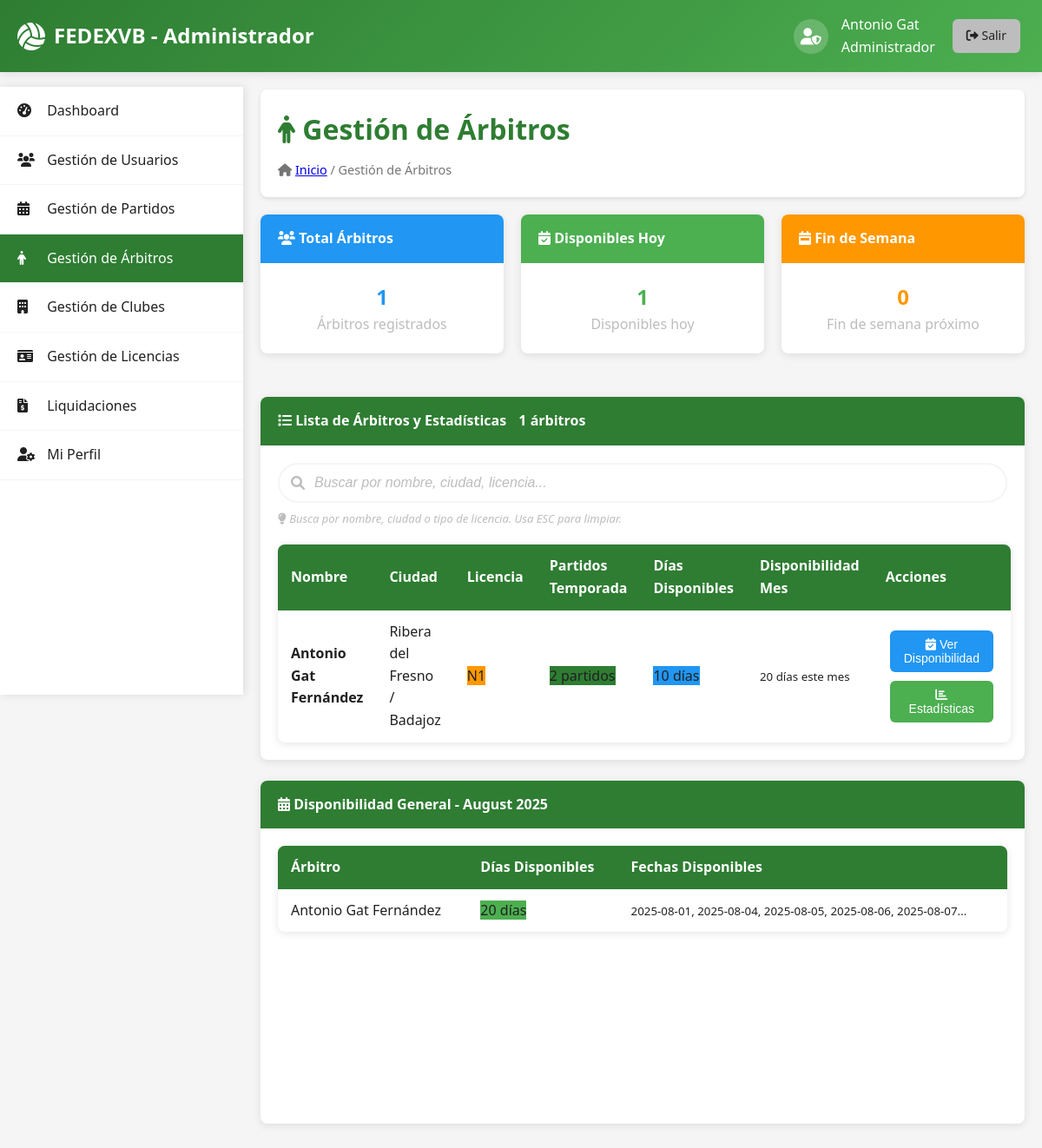
The page /admin/arbitros.php (signed in) on the database its author committed.
### tables this page shows
CREATE TABLE IF NOT EXISTS `arbitros` (
  `id` int(11) NOT NULL AUTO_INCREMENT,
  `usuario_id` int(11) NOT NULL,
  `nombre` varchar(100) NOT NULL,
  `apellidos` varchar(200) NOT NULL,
  `telefono` varchar(20) DEFAULT NULL,
  `ciudad` varchar(100) NOT NULL,
  `iban` varchar(34) DEFAULT NULL,
  `licencia` enum('anotador','n1','n2','n3') NOT NULL,
  PRIMARY KEY (`id`),
  UNIQUE KEY `usuario_id` (`usuario_id`),
  CONSTRAINT `arbitros_ibfk_1` FOREIGN KEY (`usuario_id`) REFERENCES `usuarios` (`id`) ON DELETE CASCADE
);

### admin/arbitros.php (the view, shortened to what this page needs)
<?php
$database = new Database();
$conn = $database->getConnection();
$query = "SELECT a.*,
                 COALESCE(stats.partidos_count, 0) as partidos_arbitrados,
                 COALESCE(disponibilidad_count, 0) as dias_disponibles
          FROM arbitros a
          LEFT JOIN (
              SELECT arbitro_principal_id as arbitro_id, COUNT(*) as partidos_count
              FROM partidos
              WHERE arbitro_principal_id IS NOT NULL
              UNION ALL
              SELECT arbitro_segundo_id as arbitro_id, COUNT(*) as partidos_count
              FROM partidos
              WHERE arbitro_segundo_id IS NOT NULL
              UNION ALL
              SELECT anotador_id as arbitro_id, COUNT(*) as partidos_count
              FROM partidos
              WHERE anotador_id IS NOT NULL
          ) stats ON a.id = stats.arbitro_id
          LEFT JOIN (
              SELECT arbitro_id, COUNT(*) as disponibilidad_count
              FROM disponibilidad_arbitros
              WHERE disponible = 1 AND fecha >= CURDATE()
              GROUP BY arbitro_id
          ) disp ON a.id = disp.arbitro_id
          GROUP BY a.id
          ORDER BY a.nombre, a.apellidos";
$stmt = $conn->prepare($query);
$stmt->execute();
$arbitros = $stmt->fetchAll(PDO::FETCH_ASSOC);
$currentMonth = date('Y-m');
$firstDay = $currentMonth . '-01';
$lastDay = date('Y-m-t', strtotime($firstDay));
$query = "SELECT a.id, a.nombre, a.apellidos,
                 GROUP_CONCAT(CASE WHEN da.disponible = 1 THEN da.fecha END ORDER BY da.fecha) as fechas_disponibles,
                 COUNT(CASE WHEN da.disponible = 1 THEN 1 END) as dias_disponibles_mes
          FROM arbitros a
          LEFT JOIN disponibilidad_arbitros da ON a.id = da.arbitro_id
              AND da.fecha BETWEEN ? AND ?
          GROUP BY a.id
          ORDER BY a.nombre, a.apellidos";
$stmt = $conn->prepare($query);
$stmt->execute([$firstDay, $lastDay]);
$disponibilidad_mes = $stmt->fetchAll(PDO::FETCH_ASSOC);
?>
<!DOCTYPE html>
<html lang="es">
<head>
    <link rel="stylesheet" href="../assets/css/style.css">
    <link rel="stylesheet" href="../assets/css/search-bar.css">
    <link rel="stylesheet" href="https://cdnjs.cloudflare.com/ajax/libs/font-awesome/6.0.0/css/all.min.css">
</head>
<body>
    <header class="header">
        <div class="container">
            <div class="header-content">
                <div class="logo">
                    <i class="fas fa-volleyball-ball"></i>
                    <span>FEDEXVB - Administrador</span>
                </div>
                <div class="user-info">
                    <div class="user-avatar">
                        <i class="fas fa-user-shield"></i>
                    </div>
                    <div>
                        <div class="user-name"><?php echo $_SESSION['user_name'] . ' ' . $_SESSION['user_lastname']; ?></div>
                        <div class="user-role">Administrador</div>
                    </div>
                    <a href="../includes/logout.php" class="btn btn-secondary btn-sm">
                        <i class="fas fa-sign-out-alt"></i> Salir
                    </a>
                </div>
            </div>
        </div>
    </header>
    <nav class="sidebar">
        <ul class="sidebar-menu">
            <li><a href="dashboard.php"><i class="fas fa-tachometer-alt"></i> Dashboard</a></li>
            <li><a href="usuarios.php"><i class="fas fa-users"></i> Gestión de Usuarios</a></li>
            <li><a href="partidos.php"><i class="fas fa-calendar-alt"></i> Gestión de Partidos</a></li>
            <li><a href="arbitros.php" class="active"><i class="fa-solid fa-person"></i> Gestión de Árbitros</a></li>
            <li><a href="clubes.php"><i class="fas fa-building"></i> Gestión de Clubes</a></li>
            <li><a href="licencias.php"><i class="fas fa-id-card"></i> Gestión de Licencias</a></li>
            <li><a href="liquidaciones.php"><i class="fas fa-file-invoice-dollar"></i> Liquidaciones</a></li>
            <li><a href="perfil.php"><i class="fas fa-user-cog"></i> Mi Perfil</a></li>
        </ul>
    </nav>
    <main class="main-content">
        <div class="content-header">
            <h1><i class="fa-solid fa-person"></i> Gestión de Árbitros</h1>
            <div class="breadcrumb">
                <i class="fas fa-home"></i> <a href="dashboard.php">Inicio</a> / Gestión de Árbitros
            </div>
        </div>
        <div style="display: grid; grid-template-columns: repeat(auto-fit, minmax(250px, 1fr)); gap: 20px; margin-bottom: 30px;">
            <div class="card">
                <div class="card-header" style="background: var(--info);">
                    <i class="fas fa-users"></i> Total Árbitros
                </div>
                <div class="card-body text-center">
                    <h2 style="margin: 0; color: var(--info);"><?php echo count($arbitros); ?></h2>
                    <p style="margin: 0; color: var(--medium-gray);">Árbitros registrados</p>
                </div>
            </div>
            <div class="card">
                <div class="card-header" style="background: var(--success);">
                    <i class="fas fa-calendar-check"></i> Disponibles Hoy
                </div>
                <div class="card-body text-center">
                    <?php
                    $today = date('Y-m-d');
                    $query = "SELECT COUNT(*) FROM disponibilidad_arbitros WHERE fecha = ? AND disponible = 1";
                    $stmt = $conn->prepare($query);
                    $stmt->execute([$today]);
                    $disponibles_hoy = $stmt->fetchColumn();
                    ?>
                    <h2 style="margin: 0; color: var(--success);"><?php echo $disponibles_hoy; ?></h2>
                    <p style="margin: 0; color: var(--medium-gray);">Disponibles hoy</p>
                </div>
            </div>
            <div class="card">
                <div class="card-header" style="background: var(--warning);">
                    <i class="fas fa-calendar-week"></i> Fin de Semana
                </div>
                <div class="card-body text-center">
                    <?php
                    $nextSaturday = date('Y-m-d', strtotime('next saturday'));
                    $nextSunday = date('Y-m-d', strtotime('next sunday'));
                    $query = "SELECT COUNT(DISTINCT arbitro_id) FROM disponibilidad_arbitros
                              WHERE fecha IN (?, ?) AND disponible = 1";
                    $stmt = $conn->prepare($query);
                    $stmt->execute([$nextSaturday, $nextSunday]);
                    $disponibles_finde = $stmt->fetchColumn();
                    ?>
                    <h2 style="margin: 0; color: var(--warning);"><?php echo $disponibles_finde; ?></h2>
                    <p style="margin: 0; color: var(--medium-gray);">Fin de semana próximo</p>
                </div>
            </div>
        </div>
        <div class="card">
            <div class="card-header">
                <i class="fas fa-list"></i> Lista de Árbitros y Estadísticas
                <span class="badge" style="background: var(--primary-green); color: white; margin-left: 10px;">
                    <span id="total-count"><?php echo count($arbitros); ?></span> árbitros
                </span>
            </div>
            <div class="card-body">
                <div class="search-container">
                    <div class="search-input-group">
                        <div class="search-input-icon">
                            <i class="fas fa-search"></i>
                            <input type="text"
                                   id="searchInput"
                                   placeholder="Buscar por nombre, ciudad, licencia..."
                                   class="search-input-field">
                        </div>
                    </div>
                    <div class="search-help">
                        <i class="fas fa-lightbulb"></i>
                        <em>Busca por nombre, ciudad o tipo de licencia. Usa ESC para limpiar.</em>
                    </div>
                </div>
                <div class="table-responsive">
                    <table class="table data-table searchable-table" id="arbitrosTable">
                        <thead>
                            <tr>
                                <th data-sortable>Nombre</th>
                                <th data-sortable>Ciudad</th>
                                <th data-sortable>Licencia</th>
                                <th data-sortable>Partidos Temporada</th>
                                <th data-sortable>Días Disponibles</th>
                                <th>Disponibilidad Mes</th>
                                <th>Acciones</th>
                            </tr>
                        </thead>
                        <tbody>
                            <?php foreach ($arbitros as $arbitro): ?>
                            <tr data-licencia="<?php echo $arbitro['licencia']; ?>" data-ciudad="<?php echo $arbitro['ciudad']; ?>">
                                <td>
                                    <strong><?php echo $arbitro['nombre'] . ' ' . $arbitro['apellidos']; ?></strong>
                                </td>
                                <td><?php echo $arbitro['ciudad']; ?></td>
                                <td>
                                    <span class="badge" style="background:
                                        <?php
                                        echo $arbitro['licencia'] == 'n3' ? 'var(--success)' :
                                             ($arbitro['licencia'] == 'n2' ? 'var(--info)' :
                                             ($arbitro['licencia'] == 'n1' ? 'var(--warning)' : 'var(--medium-gray)'));
                                        ?>">
                                        <?php echo strtoupper($arbitro['licencia']); ?>
                                    </span>
                                </td>
                                <td>
                                    <span class="badge" style="background: var(--primary-green);">
                                        <?php echo $arbitro['partidos_arbitrados']; ?> partidos
                                    </span>
                                </td>
                                <td>
                                    <span class="badge" style="background: var(--info);">
                                        <?php echo $arbitro['dias_disponibles']; ?> días
                                    </span>
                                </td>
                                <td>
                                    <?php
                                    $disponibilidad_arbitro = array_filter($disponibilidad_mes, function($d) use ($arbitro) {
                                        return $d['id'] == $arbitro['id'];
                                    });
                                    $disp = reset($disponibilidad_arbitro);
                                    ?>
                                    <small><?php echo $disp['dias_disponibles_mes'] ?? 0; ?> días este mes</small>
                                </td>
                                <td>
                                    <button onclick="verDisponibilidad(<?php echo $arbitro['id']; ?>)" class="btn btn-info btn-sm">
                                        <i class="fas fa-calendar-check"></i> Ver Disponibilidad
                                    </button>
                                    <button onclick="verEstadisticas(<?php echo $arbitro['id']; ?>)" class="btn btn-success btn-sm">
                                        <i class="fas fa-chart-bar"></i> Estadísticas
                                    </button>
                                </td>
                            </tr>
                            <?php endforeach; ?>
                        </tbody>
                    </table>
                </div>
            </div>
        </div>
        <div class="card mt-4">
            <div class="card-header">
                <i class="fas fa-calendar-alt"></i> Disponibilidad General - <?php echo date('F Y'); ?>
            </div>
            <div class="card-body">
                <div id="disponibilidadChart" style="min-height: 300px;">
                    <div class="table-responsive">
                        <table class="table table-sm">
                            <thead>
                                <tr>
                                    <th>Árbitro</th>
                                    <th>Días Disponibles</th>
                                    <th>Fechas Disponibles</th>
                                </tr>
                            </thead>
                            <tbody>
                                <?php foreach ($disponibilidad_mes as $disp): ?>
                                <tr>
                                    <td><?php echo $disp['nombre'] . ' ' . $disp['apellidos']; ?></td>
                                    <td>
                                        <span class="badge" style="background: var(--success);">
                                            <?php echo $disp['dias_disponibles_mes']; ?> días
                                        </span>
                                    </td>
                                    <td>
                                        <small>
                                            <?php
                                            if ($disp['fechas_disponibles']) {
                                                $fechas = explode(',', $disp['fechas_disponibles']);
                                                echo implode(', ', array_slice($fechas, 0, 5));
                                                if (count($fechas) > 5) echo '...';
                                            } else {
                                                echo 'Sin disponibilidad';
                                            }
                                            ?>
                                        </small>
                                    </td>
                                </tr>
                                <?php endforeach; ?>
                            </tbody>
                        </table>
                    </div>
                </div>
            </div>
        </div>
    </main>
</body>
</html>

### rows shown on the page
arbitros: nombre "Antonio", apellidos "Gat Fernández", ciudad "Ribera del Fresno / Badajoz", licencia "N1", partidos_arbitrados "2", dias_disponibles "10", dias_disponibles_mes "20", fechas "2025-08-01, 2025-08-04, 2025-08-05, 2025-08-06, 2025-08-07"

### other values the page prints
$_SESSION['user_name'] "Antonio"
$_SESSION['user_lastname'] "Gat"
count($arbitros) "1"
$disponibles_hoy "1"
$disponibles_finde "0"
